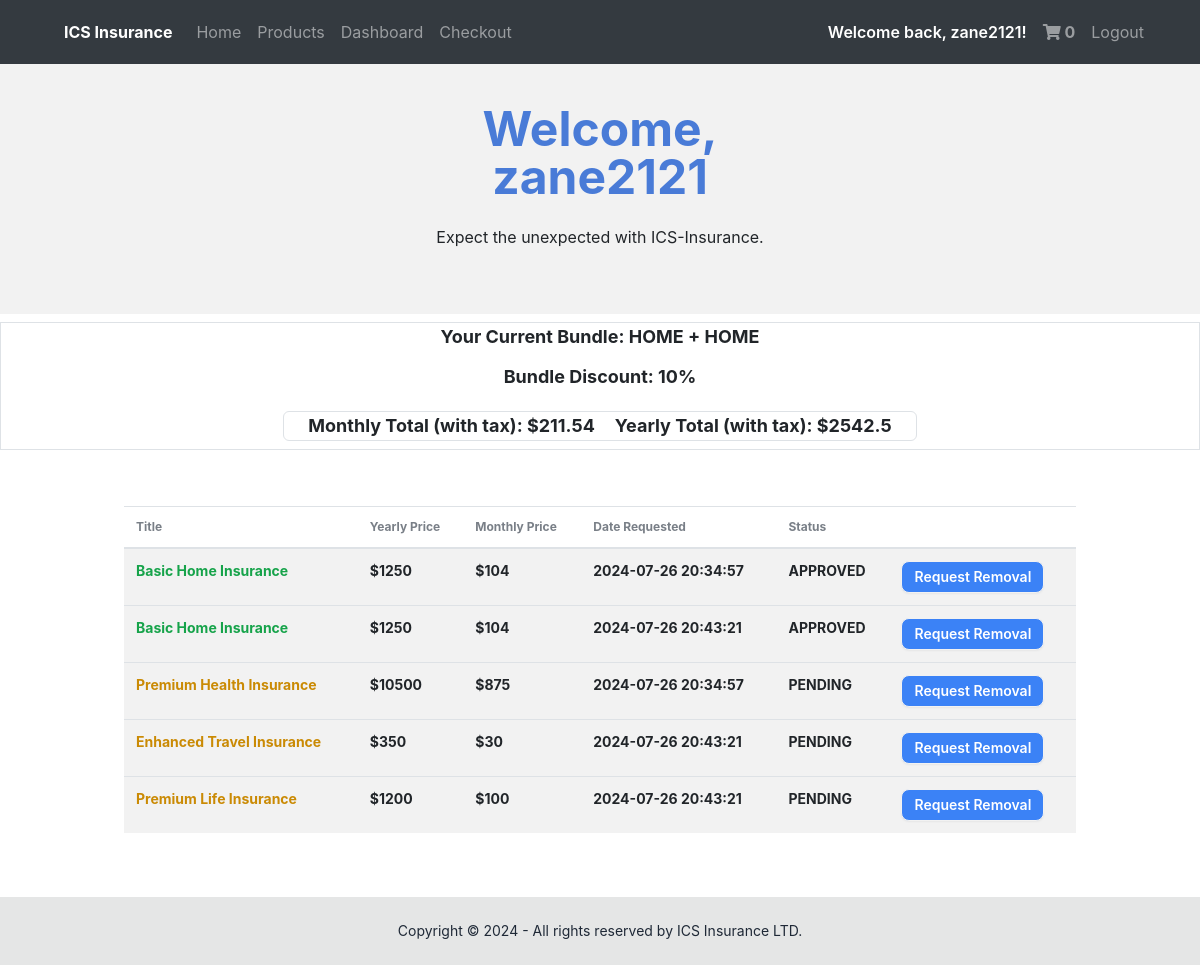
The page /dashboard (signed in) on the database its author committed.
### docs/models.py (models this page shows, shortened)
class User(db.Model, UserMixin): #Use UserMixin class to add prexisting methods
    id = db.Column(db.Integer(), primary_key = True)
    username = db.Column(db.String(length = 45), nullable = False, unique = True)
    email_address = db.Column(db.String(), unique = True, nullable = False)
    password_hash = db.Column(db.String(), nullable = False)
    isAdmin = db.Column(db.Boolean())
    insuranceSelection = db.relationship('Purchases', backref = "insurance_selection", lazy = True)
    @property
    def password(self):
      return self.password

class Purchases(db.Model):
  id = db.Column(db.Integer(), primary_key = True)
  title =  db.Column(db.String(length = 45), nullable = False)
  type =  db.Column(db.String(length = 45), nullable = False)
  purchased_date = db.Column(db.DateTime(timezone=True), default=func.now())
  yearly_price = db.Column(db.Integer(), nullable = False)
  month_price = db.Column(db.Integer(), nullable = False)
  owner = db.Column(db.Integer(), db.ForeignKey("user.id"))
  status = db.Column(db.String(length = 45), nullable = False)

### docs/routes.py (the view)
@login_required #Require login before the route is set up
@app.route("/dashboard", methods = ["POST", "GET"])
def dashboard_page():
  list_of_messages = [
    "Insure your assets today.",
    "Protect you and your loved ones today.",
    "Expect the unexpected with ICS-Insurance.",
    "Be prepared for anything that comes your way.",
    "Remain adaptable.",
  ]
  display_message = random.choice(list_of_messages)
  if not current_user.is_authenticated:
    return redirect(url_for("login_page"))
  approved = Purchases.query.filter_by(owner = current_user.id, status = "APPROVED").all()
  pending = Purchases.query.filter_by(owner = current_user.id, status = "PENDING").all()
  declined = Purchases.query.filter_by(owner = current_user.id, status = "DECLINED").all()
  cart_count = Cart.query.filter_by(owner = current_user.id).count()
  monthly_total = 0
  for item in approved:
    monthly_total += item.month_price
  monthly_total = monthly_total * 1.13
  monthly_total = round(monthly_total, 2)
  yearly_total = 0
  for item in approved:
    yearly_total += item.yearly_price
  yearly_total = yearly_total * 1.13
  yearly_total = round(yearly_total, 2)
  discount=0
  if len(approved) == 2:
    yearly_total = yearly_total * 0.9
    monthly_total = monthly_total * 0.9
    monthly_total = round(monthly_total, 2)
    yearly_total = round(yearly_total, 2)
    discount = 10
  elif len(approved) > 2:
    yearly_total = yearly_total * 0.8
    monthly_total = monthly_total * 0.8
    monthly_total = round(monthly_total, 2)
    yearly_total = round(yearly_total, 2)
    discount = 20
  else:
    yearly_total = yearly_total
    monthly_total = monthly_total
    monthly_total = round(monthly_total, 2)
    yearly_total = round(yearly_total, 2)
    discount = 0
  approved_types = ""
  if approved != []:
    for item in approved:
      approved_types += item.type + " + "
    approved_types = approved_types[:-3]
  else:
    approved_types = 0
  return render_template("dashboard.html", cart_count = cart_count,approved_types=approved_types, discount=discount, user = current_user, approved = approved, pending = pending, declined = declined, monthly_total = monthly_total, yearly_total = yearly_total, display_message = display_message)

### docs/models.py (called while the page is built)
@loginmanager.user_loader #Required property for the users to be authenticated
def load_user(user_id):
    return User.query.get(user_id)

### docs/templates/dashboard.html (shortened to what this page needs)
{% extends "base.html" %} {%block head%} {%endblock %} {% block body %} {% if
current_user.is_authenticated %}
<div class="hero bg-base-200 min-h-[250px]">
  <div class="hero-content text-center">
    <div class="max-w-md">
      <h1 style="color: rgb(73, 123, 215)" class="text-5xl font-bold">
        Welcome, {{ current_user.username }}
      </h1>
      <p class="py-6">{{ display_message }}</p>
    </div>
  </div>
</div>
<div
  class="totals text-lg mx-auto flex flex-col gap-y-3 text-center my-2 font-bold border border-2 border-pink-600"
>
  {% if approved_types != 0 and discount != 0 and approved %}
  <p>Your Current Bundle: {{ approved_types }}</p>
  <p>Bundle Discount: {{ discount }}%</p>
  {% endif %} {% if approved or declined or pending %}
  <div
    class="text-lg my-2 flex-row flex justify-center gap-x-5 rounded-md border border-2 w-fit mx-auto px-4 border-pink-600"
  >
    <p>Monthly Total (with tax): ${{ monthly_total }}</p>
    <p>Yearly Total (with tax): ${{ yearly_total }}</p>
  </div>
  {% endif %}
</div>
<div class="w-5/6 mx-auto px-4 py-12">
  <div class="overflow-x-auto font-bold">
    <table class="table">
      {% if approved or pending or declined %}
      <thead>
        <tr>
          <th>Title</th>
          <th>Yearly Price</th>
          <th>Monthly Price</th>
          <th>Date Requested</th>
          <th>Status</th>
          <th></th>
        </tr>
      </thead>
      <tbody>
        {% for approved_item in approved %}
        <tr class="bg-base-200">
          <td class="text-green-600 font-bold">{{approved_item.title}}</td>
          <td>${{approved_item.yearly_price}}</td>
          <td>${{approved_item.month_price}}</td>
          <td>{{approved_item.purchased_date}}</td>
          <td>{{approved_item.status}}</td>
          <td>
            <a
              href="/removeoption?item_id={{approved_item.id}}"
              class="btn btn-md lg:btn-sm bg-blue-500 text-white"
            >
              Request Removal
            </a>
          </td>
        </tr>
        {% endfor %} {% for pending_item in pending %}
        <tr class="bg-base-200">
          <td class="text-yellow-600 font-bold">{{pending_item.title}}</td>
          <td>${{pending_item.yearly_price}}</td>
          <td>${{pending_item.month_price}}</td>
          <td>{{pending_item.purchased_date}}</td>
          <td>{{pending_item.status}}</td>
          <td>
            <a
              href="/removeoption?item_id={{pending_item.id}}"
              class="btn btn-sm bg-blue-500 text-white"
            >
              Request Removal
            </a>
          </td>
        </tr>
        {% endfor %}
      </tbody>
    </table>
    {% endif %} {% endif %}
  </div>
</div>
{% endblock %}

### docs/templates/base.html (shortened to what this page needs)
<!DOCTYPE html>
<html lang="en" data-theme="light">
  <head>
    <link
      rel="stylesheet"
      href="https://stackpath.bootstrapcdn.com/bootstrap/4.4.1/css/bootstrap.min.css"
    />
    <link
      rel="stylesheet"
      href="https://cdnjs.cloudflare.com/ajax/libs/font-awesome/5.15.3/css/all.min.css"
    />
    <link
      rel="stylesheet"
      href="https://stackpath.bootstrapcdn.com/font-awesome/4.7.0/css/font-awesome.min.css"
    />
    <link
      href="https://cdn.jsdelivr.net/npm/daisyui@4.12.10/dist/full.min.css"
      rel="stylesheet"
      type="text/css"
    />
    <link
      href="https://cdn.jsdelivr.net/npm/daisyui@4.12.10/dist/full.min.css"
      rel="stylesheet"
      type="text/css"
    />
    <script src="https://cdn.tailwindcss.com"></script>
  </head>
  <body style="overflow-x: clip;" class="bg-white" style="background-color: white">
    <nav class="navbar navbar-expand-lg navbar-dark bg-dark">
      <div class="collapse navbar-collapse" id="navbar">
        <div class="navbar-nav flex-grow-1 ms-10 me-10">
          <a class="nav-item nav-link font-bold text-white mx-2"
            >ICS Insurance</a
          >
          <a class="nav-item nav-link" id="home" href="/">Home</a>
          <a class="nav-item nav-link" id="products" href="/products"
            >Products</a
          >
          {% if current_user.is_authenticated %}
          <a class="nav-item nav-link" id="dashboard" href="/dashboard"
            >Dashboard</a
          >
          <a class="nav-item nav-link" id="checkout" href="/checkout"
            >Checkout</a
          >
          <div class="lg:ml-auto lg:flex lg:align-items-center justify-center">
            <p class="font-semibold text-white my-auto mx-2">
              Welcome back, {{current_user.username}}!
            </p>
            <a
              class="nav-item nav-link font-bold"
              id="shopping-cart"
              href="/checkout"
            >
              <i class="fas fa-shopping-cart"></i>
              {% if current_user.is_authenticated %} {{cart_count}} {% endif %}
            </a>
            <a class="nav-item nav-link" id="logout" href="/logout">Logout</a>
          </div>
          {% endif %}
        </div>
      </div>
    </nav>
    {% block body %}{% endblock %}
  </body>
  <footer class="footer footer-center bg-base-300 text-base-content p-4 md:p-6 lg:p-8">
    <aside>
      <p>Copyright © 2024 - All rights reserved by ICS Insurance LTD.</p>
    </aside>
  </footer>
</html>

### rows shown on the page
User: username "zane2121"
Purchases: title "Basic Home Insurance", yearly_price "1250", month_price "104", purchased_date "2024-07-26 20:34:57", status "APPROVED"
Purchases: title "Basic Home Insurance", yearly_price "1250", month_price "104", purchased_date "2024-07-26 20:43:21", status "APPROVED"
Purchases: title "Premium Health Insurance", yearly_price "10500", month_price "875", purchased_date "2024-07-26 20:34:57", status "PENDING"
Purchases: title "Enhanced Travel Insurance", yearly_price "350", month_price "30", purchased_date "2024-07-26 20:43:21", status "PENDING"
Purchases: title "Premium Life Insurance", yearly_price "1200", month_price "100", purchased_date "2024-07-26 20:43:21", status "PENDING"

### other values the page prints
{{ cart_count }} "0"
{{ approved_types }} "HOME + HOME"
{{ discount }} "10"
{{ monthly_total }} "211.54"
{{ yearly_total }} "2542.5"
